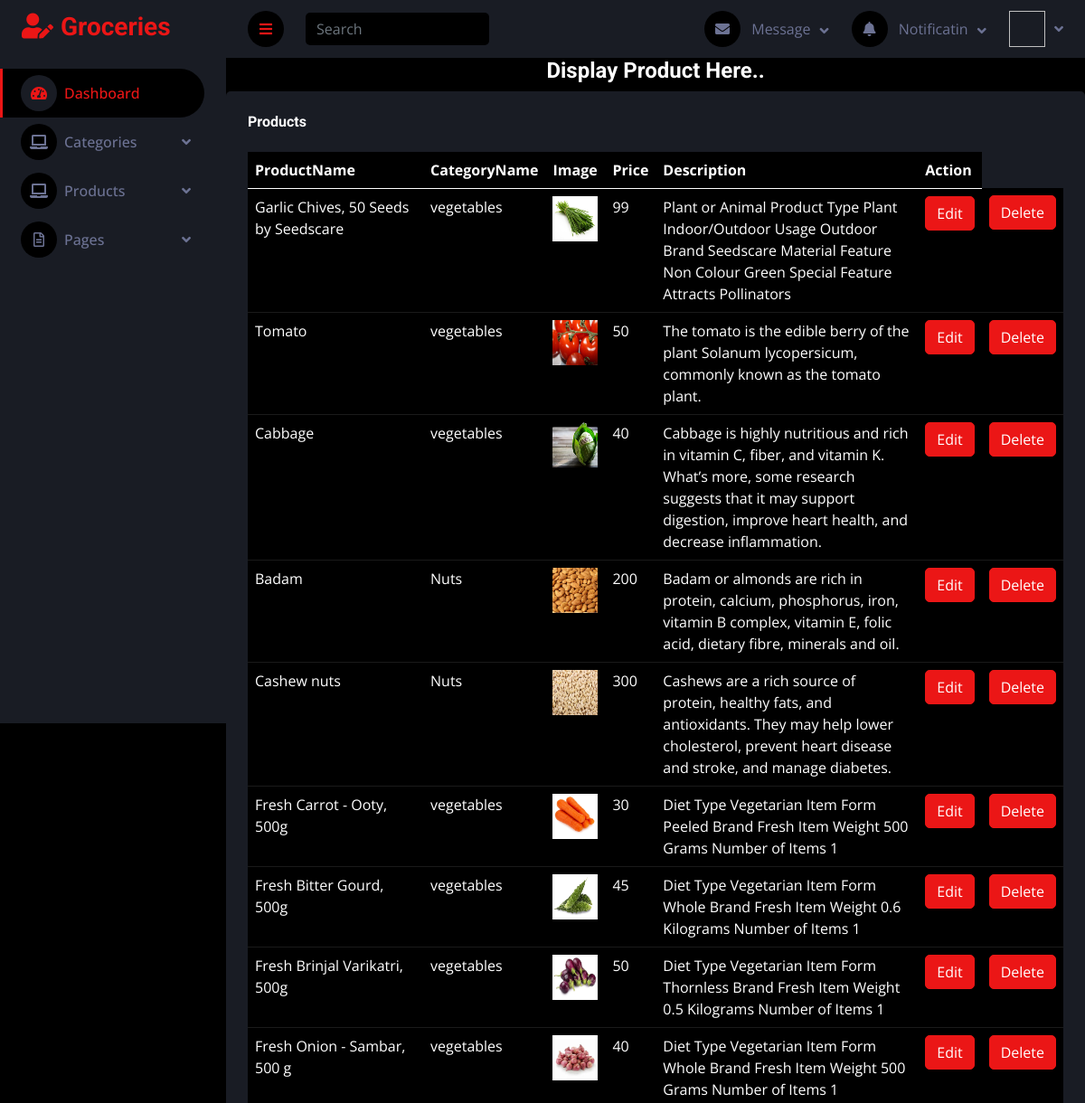
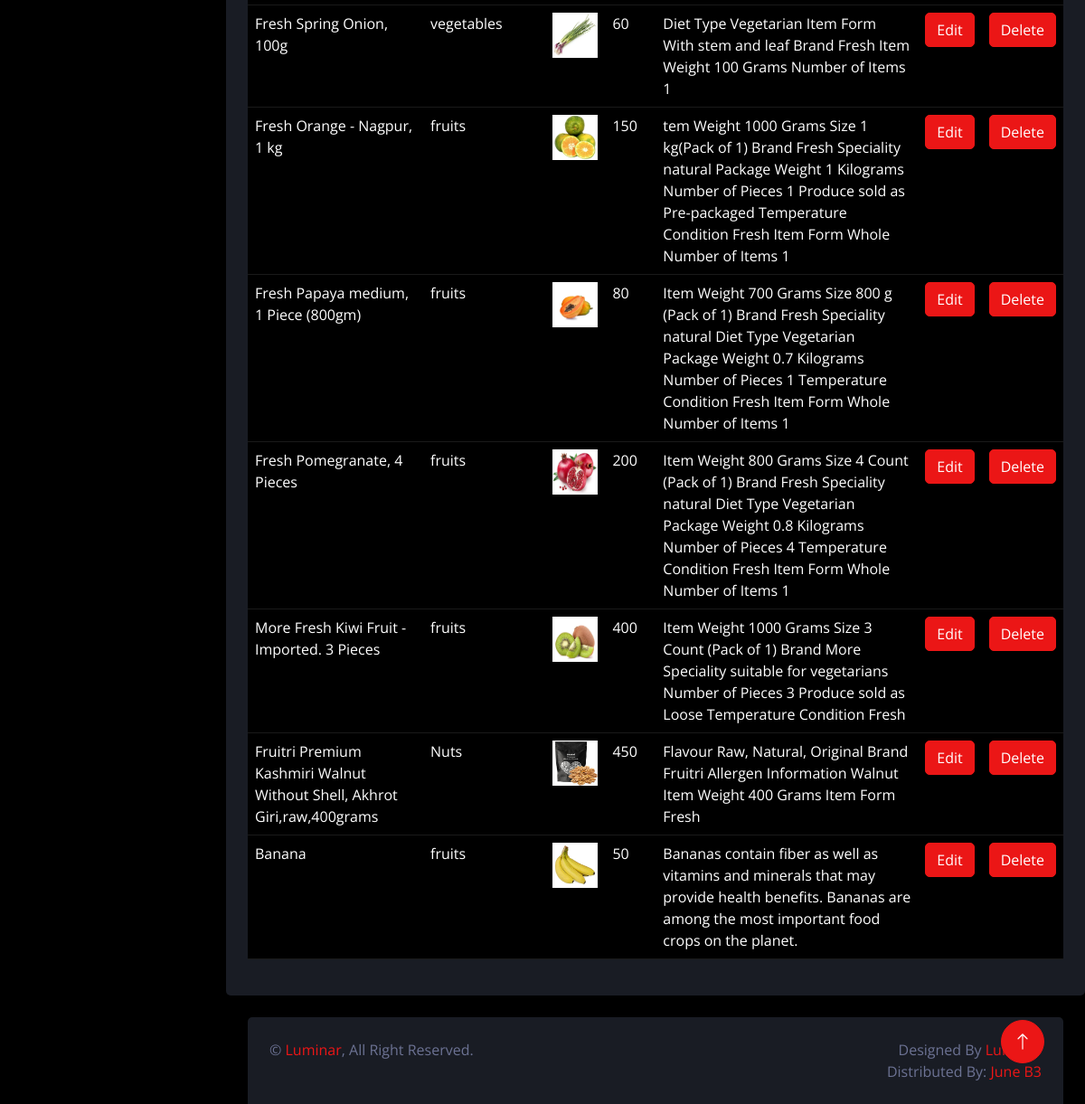
The page /GroceryApp/displayproduct/ on the database its author committed (2 pictures, top to bottom).
### GroceryApp/models.py (models this page shows)
class ProductDB(models.Model):
    ProductName = models.CharField(max_length=50, null=True, blank=True)
    CategoryName = models.CharField(max_length=50, null=True, blank=True)
    Description = models.CharField(max_length=50, null=True, blank=True)
    Price = models.CharField(max_length=50, null=True, blank=True)
    ProductImage = models.ImageField(upload_to="ProductImages", null=True, blank=True)

### GroceryApp/views.py (the view)
# urls.py: path('displayproduct/',views.displayproduct,name="displayproduct"),
def displayproduct(reg):
    pro = ProductDB.objects.all()
    return render(reg,"displayProduct.html",{'pro':pro})

### GroceryApp/templates/displayProduct.html (shortened to what this page needs)
<!DOCTYPE html>
{% extends 'index.html' %}
{% block content %}
<html lang="en">
<head>
</head>
<body>
<div style="text-align:center;">
  <h4>Display Product Here..</h4>
</div>
<div class="col-sm-12 col-xl-12">
                        <div class="bg-secondary rounded h-100 p-4">
                            <h6 class="mb-4">Products</h6>
                            <table class="table table-dark">
                                <thead>
                                    <tr>
                                        <th scope="col">ProductName</th>
                                        <th scope="col">CategoryName</th>
                                        <th scope="col">Image</th>
                                        <th scope="col">Price</th>
                                        <th scope="col">Description</th>
                                        <th scope="col">Action</th>
                                    </tr>
                                </thead>
                                <tbody>
                                {% for i in pro %}
                                    <tr>
                                        <td scope="row">{{i.ProductName}}</td>
                                        <td scope="row">{{i.CategoryName}}</td>
                                        <td scope="row">
                                            <img src=" {{i.ProductImage.url}}" width="50px" height="50px">
                                                   </td>
                                        <td scope="row">{{i.Price}}</td>
                                        <td scope="row">{{i.Description}}</td>
                                        <td scope="row">
                                            <form action="{% url 'editProduct' dataid=i.id %}">
                                                 <button type="submit" class="btn btn-primary">Edit</button>
                                            </form>
                                        </td>
                                        <td scope="row">
                                            <form action="{% url 'deleteProduct' dataid=i.id %}">
                                                 <button type="submit" class="btn btn-primary">Delete</button>
                                            </form>
                                        </td>
                                    </tr>
                                {% endfor %}
                                </tbody>
                            </table>
                        </div>
                    </div>
</body>
</html>
{% endblock %}

### GroceryApp/templates/index.html (shortened to what this page needs)
<!DOCTYPE html>
{% load static %}
<html lang="en">
<head>
    <link href="https://cdnjs.cloudflare.com/ajax/libs/font-awesome/5.10.0/css/all.min.css" rel="stylesheet">
    <link href="https://cdn.jsdelivr.net/npm/bootstrap-icons@1.4.1/font/bootstrap-icons.css" rel="stylesheet">
    <link href="{% static 'lib/owlcarousel/assets/owl.carousel.min.css" rel="stylesheet' %}">
    <link href="{% static 'lib/tempusdominus/css/tempusdominus-bootstrap-4.min.css" rel="stylesheet' %}" />
    <link href="{% static 'css/bootstrap.min.css' %}" rel="stylesheet">
    <link href="{% static 'css/style.css' %}" rel="stylesheet">
</head>
<body>
    <div class="container-fluid position-relative d-flex p-0">
        <div class="sidebar pe-4 pb-3">
            <nav class="navbar bg-secondary navbar-dark">
                <a href="index.html" class="navbar-brand mx-4 mb-3">
                    <h3 class="text-primary"><i class="fa fa-user-edit me-2"></i>Groceries</h3>
                </a>
                <div class="navbar-nav w-100">
                    <a href="index.html" class="nav-item nav-link active"><i class="fa fa-tachometer-alt me-2"></i>Dashboard</a>
                    <div class="nav-item dropdown">
                        <a href="#" class="nav-link dropdown-toggle" data-bs-toggle="dropdown"><i class="fa fa-laptop me-2"></i>Categories</a>
                        <div class="nav-item dropdown">
                        <a href="#" class="nav-link dropdown-toggle" data-bs-toggle="dropdown"><i class="fa fa-laptop me-2"></i>Products</a>
                    </div>
                    <div class="nav-item dropdown">
                        <a href="#" class="nav-link dropdown-toggle" data-bs-toggle="dropdown"><i class="far fa-file-alt me-2"></i>Pages</a>
                    </div>
                </div>
            </nav>
        </div>
        <div class="content">
            <nav class="navbar navbar-expand bg-secondary navbar-dark sticky-top px-4 py-0">
                <a href="#" class="sidebar-toggler flex-shrink-0">
                    <i class="fa fa-bars"></i>
                </a>
                <form class="d-none d-md-flex ms-4">
                    <input class="form-control bg-dark border-0" type="search" placeholder="Search">
                </form>
                <div class="navbar-nav align-items-center ms-auto">
                    <div class="nav-item dropdown">
                        <a href="#" class="nav-link dropdown-toggle" data-bs-toggle="dropdown">
                            <i class="fa fa-envelope me-lg-2"></i>
                            <span class="d-none d-lg-inline-flex">Message</span>
                        </a>
                    </div>
                    <div class="nav-item dropdown">
                        <a href="#" class="nav-link dropdown-toggle" data-bs-toggle="dropdown">
                            <i class="fa fa-bell me-lg-2"></i>
                            <span class="d-none d-lg-inline-flex">Notificatin</span>
                        </a>
                    </div>
                    <div class="nav-item dropdown">
                        <a href="#" class="nav-link dropdown-toggle" data-bs-toggle="dropdown">
                            <img class="{% static 'rounded-circle me-lg-2" src="img/user.jpg' %}" alt="" style="width: 40px; height: 40px;">
                        </a>
                    </div>
                </div>
            </nav>
            {% block content %}{% endblock %}
            <div class="container-fluid pt-4 px-4">
                <div class="bg-secondary rounded-top p-4">
                    <div class="row">
                        <div class="col-12 col-sm-6 text-center text-sm-start">
                            &copy; <a href="#">Luminar</a>, All Right Reserved.
                        </div>
                        <div class="col-12 col-sm-6 text-center text-sm-end">
                            Designed By <a href="#">Luminar</a>
                            <br>Distributed By: <a href="#" target="_blank">June B3</a>
                        </div>
                    </div>
                </div>
            </div>
        </div>
        <a href="#" class="btn btn-lg btn-primary btn-lg-square back-to-top"><i class="bi bi-arrow-up"></i></a>
    </div>
</body>
</html>

### GroceryApp/static/css/style.css (style rules this page uses)
:root { --primary: #EB1616; --secondary: #191C24; --light: #6C7293; --dark: #000000; }
.back-to-top { position: fixed; display: none; right: 45px; bottom: 45px; z-index: 99; }
.btn { transition: .5s; }
.btn-lg-square { width: 48px; height: 48px; }
.btn-square, .btn-sm-square, .btn-lg-square { padding: 0; display: inline-flex; align-items: center; justify-content: center; font-weight: normal; border-radius: 50px; }
.sidebar { position: fixed; top: 0; left: 0; bottom: 0; width: 250px; height: 100vh; overflow-y: auto; background: var(--secondary); transition: 0.5s; z-index: 999; }
.content { margin-left: 250px; min-height: 100vh; background: var(--dark); transition: 0.5s; }
@media (min-width: 992px) { .sidebar { margin-left: 0; } }
@media (min-width: 992px) { .content { width: calc(100% - 250px); } }
.sidebar .navbar .navbar-nav .nav-link { padding: 7px 20px; color: var(--light); font-weight: 500; border-left: 3px solid var(--secondary); border-radius: 0 30px 30px 0; outline: none; }
.sidebar .navbar .navbar-nav .nav-link:hover, .sidebar .navbar .navbar-nav .nav-link.active { color: var(--primary); background: var(--dark); border-color: var(--primary); }
.sidebar .navbar .navbar-nav .nav-link i { width: 40px; height: 40px; display: inline-flex; align-items: center; justify-content: center; background: var(--dark); border-radius: 40px; }
.sidebar .navbar .navbar-nav .nav-link:hover i, .sidebar .navbar .navbar-nav .nav-link.active i { background: var(--secondary); }
.sidebar .navbar .dropdown-toggle::after { position: absolute; top: 15px; right: 15px; border: none; content: "\f107"; font-family: "Font Awesome 5 Free"; font-weight: 900; transition: .5s; }
.content .navbar .navbar-nav .nav-link { margin-left: 25px; padding: 12px 0; color: var(--light); outline: none; }
.content .navbar .sidebar-toggler, .content .navbar .navbar-nav .nav-link i { width: 40px; height: 40px; display: inline-flex; align-items: center; justify-content: center; background: var(--dark); border-radius: 40px; }
.content .navbar .dropdown-toggle::after { margin-left: 6px; vertical-align: middle; border: none; content: "\f107"; font-family: "Font Awesome 5 Free"; font-weight: 900; transition: .5s; }

### rows shown on the page
ProductDB: ProductName "Garlic Chives, 50 Seeds by Seedscare", CategoryName "vegetables", ProductImage (picture), Price "99", Description "Plant or Animal Product Type Plant Indoor/Outdoor Usage Outdoor Brand Seedscare Material Feature Non Colour Green Special Feature Attracts Pollinators"
ProductDB: ProductName "Tomato", CategoryName "vegetables", ProductImage (picture), Price "50", Description "The tomato is the edible berry of the plant Solanum lycopersicum, commonly known as the tomato plant."
ProductDB: ProductName "Cabbage", CategoryName "vegetables", ProductImage (picture), Price "40", Description "Cabbage is highly nutritious and rich in vitamin C, fiber, and vitamin K. What’s more, some research suggests that it may support digestion, improve heart health, and decrease inflammation."
ProductDB: ProductName "Badam", CategoryName "Nuts", ProductImage (picture), Price "200", Description "Badam or almonds are rich in protein, calcium, phosphorus, iron, vitamin B complex, vitamin E, folic acid, dietary fibre, minerals and oil."
ProductDB: ProductName "Cashew nuts", CategoryName "Nuts", ProductImage (picture), Price "300", Description "Cashews are a rich source of protein, healthy fats, and antioxidants. They may help lower cholesterol, prevent heart disease and stroke, and manage diabetes."
ProductDB: ProductName "Fresh Carrot - Ooty, 500g", CategoryName "vegetables", ProductImage (picture), Price "30", Description "Diet Type Vegetarian Item Form Peeled Brand Fresh Item Weight 500 Grams Number of Items 1"
ProductDB: ProductName "Fresh Bitter Gourd, 500g", CategoryName "vegetables", ProductImage (picture), Price "45", Description "Diet Type Vegetarian Item Form Whole Brand Fresh Item Weight 0.6 Kilograms Number of Items 1"
ProductDB: ProductName "Fresh Brinjal Varikatri, 500g", CategoryName "vegetables", ProductImage (picture), Price "50", Description "Diet Type Vegetarian Item Form Thornless Brand Fresh Item Weight 0.5 Kilograms Number of Items 1"
ProductDB: ProductName "Fresh Onion - Sambar, 500 g", CategoryName "vegetables", ProductImage (picture), Price "40", Description "Diet Type Vegetarian Item Form Whole Brand Fresh Item Weight 500 Grams Number of Items 1"
ProductDB: ProductName "Fresh Spring Onion, 100g", CategoryName "vegetables", ProductImage (picture), Price "60", Description "Diet Type Vegetarian Item Form With stem and leaf Brand Fresh Item Weight 100 Grams Number of Items 1"
ProductDB: ProductName "Fresh Orange - Nagpur, 1 kg", CategoryName "fruits", ProductImage (picture), Price "150", Description "tem Weight 1000 Grams Size 1 kg(Pack of 1) Brand Fresh Speciality natural Package Weight 1 Kilograms Number of Pieces 1 Produce sold as Pre-packaged Temperature Condition Fresh Item Form Whole Number of Items 1"
ProductDB: ProductName "Fresh Papaya medium, 1 Piece (800gm)", CategoryName "fruits", ProductImage (picture), Price "80", Description "Item Weight 700 Grams Size 800 g (Pack of 1) Brand Fresh Speciality natural Diet Type Vegetarian Package Weight 0.7 Kilograms Number of Pieces 1 Temperature Condition Fresh Item Form Whole Number of Items 1"
ProductDB: ProductName "Fresh Pomegranate, 4 Pieces", CategoryName "fruits", ProductImage (picture), Price "200", Description "Item Weight 800 Grams Size 4 Count (Pack of 1) Brand Fresh Speciality natural Diet Type Vegetarian Package Weight 0.8 Kilograms Number of Pieces 4 Temperature Condition Fresh Item Form Whole Number of Items 1"
ProductDB: ProductName "More Fresh Kiwi Fruit - Imported. 3 Pieces", CategoryName "fruits", ProductImage (picture), Price "400", Description "Item Weight 1000 Grams Size 3 Count (Pack of 1) Brand More Speciality suitable for vegetarians Number of Pieces 3 Produce sold as Loose Temperature Condition Fresh"
ProductDB: ProductName "Fruitri Premium Kashmiri Walnut Without Shell, Akhrot Giri,raw,400grams", CategoryName "Nuts", ProductImage (picture), Price "450", Description "Flavour Raw, Natural, Original Brand Fruitri Allergen Information Walnut Item Weight 400 Grams Item Form Fresh"
ProductDB: ProductName "Banana", CategoryName "fruits", ProductImage (picture), Price "50", Description "Bananas contain fiber as well as vitamins and minerals that may provide health benefits. Bananas are among the most important food crops on the planet."
